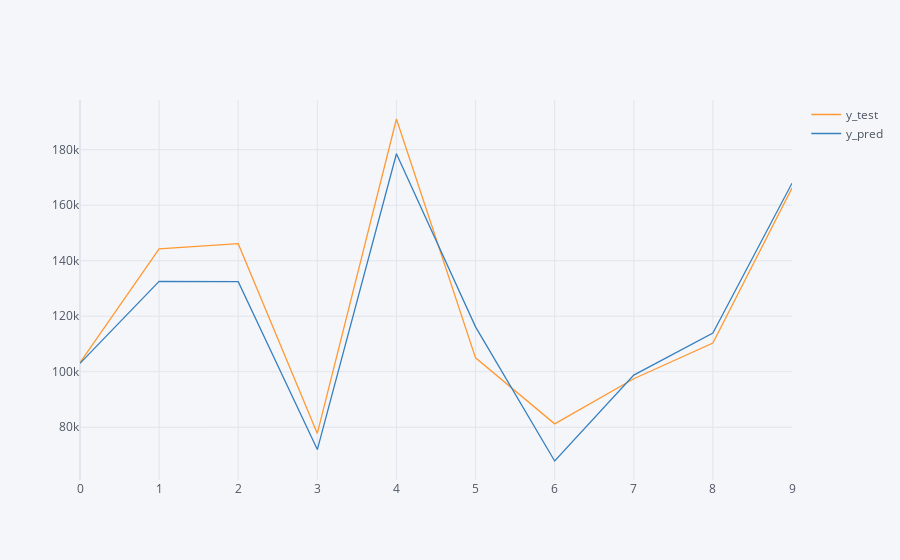

Here is the notebook cell this chart was saved with:
### Code cell
predicciones.iplot()

### Figure 1 — Plotly figure (JSON) as saved in the notebook; plotly's stock layout.template omitted (floating-point values rounded to 4 significant figures)
{"data": [{"line": {"color": "rgba(255, 153, 51, 1.0)", "dash": "solid", "shape": "linear", "width": 1.3}, "mode": "lines", "name": "y_test", "text": "", "type": "scatter", "x": [0, 1, 2, 3, 4, 5, 6, 7, 8, 9], "y": [103300.0, 144300.0, 146100.0, 77800.0, 191100.0, 105000.0, 81230.0, 97480.0, 110400.0, 166200.0]}, {"line": {"color": "rgba(55, 128, 191, 1.0)", "dash": "solid", "shape": "linear", "width": 1.3}, "mode": "lines", "name": "y_pred", "text": "", "type": "scatter", "x": [0, 1, 2, 3, 4, 5, 6, 7, 8, 9], "y": [103000.0, 132600.0, 132400.0, 71980.0, 178500.0, 116200.0, 67850.0, 98790.0, 114000.0, 167900.0]}], "layout": {"legend": {"bgcolor": "#F5F6F9", "font": {"color": "#4D5663"}}, "paper_bgcolor": "#F5F6F9", "plot_bgcolor": "#F5F6F9", "title": {"font": {"color": "#4D5663"}}, "xaxis": {"gridcolor": "#E1E5ED", "showgrid": true, "tickfont": {"color": "#4D5663"}, "title": {"font": {"color": "#4D5663"}, "text": ""}, "zerolinecolor": "#E1E5ED"}, "yaxis": {"gridcolor": "#E1E5ED", "showgrid": true, "tickfont": {"color": "#4D5663"}, "title": {"font": {"color": "#4D5663"}, "text": ""}, "zerolinecolor": "#E1E5ED"}}}
